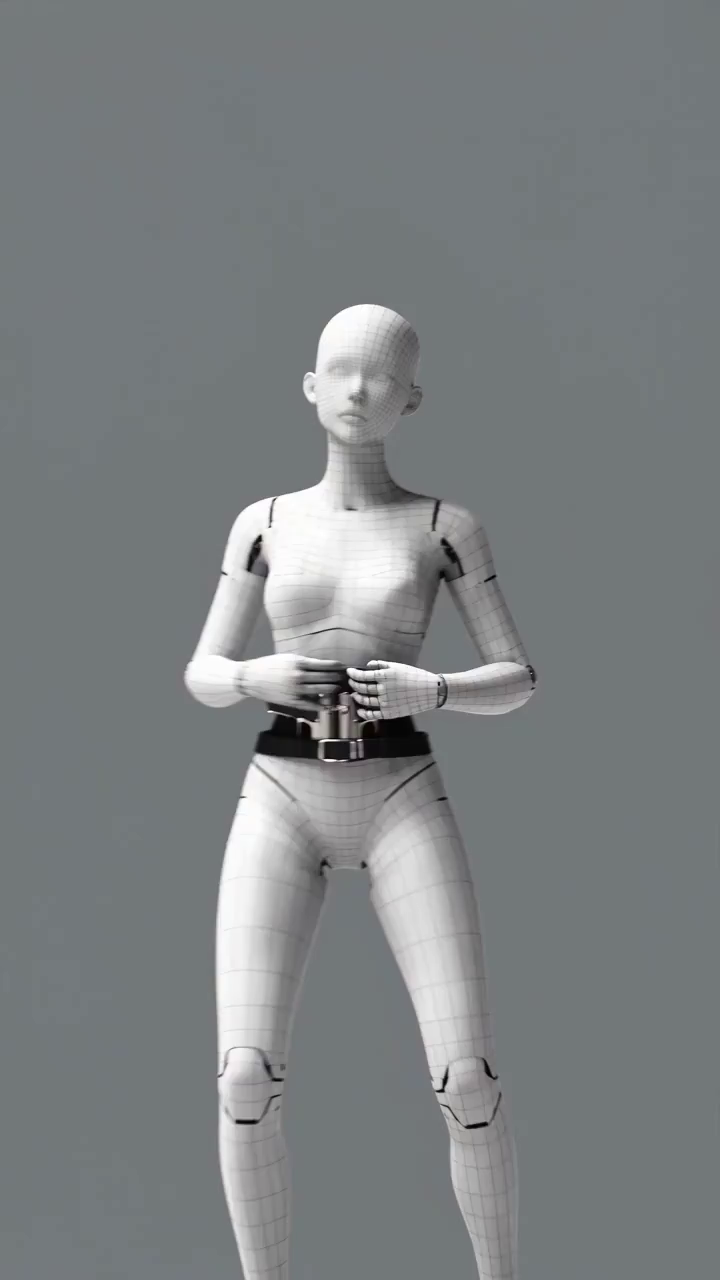
#> input picture frame 0 of workflows/v6/白模1.mp4, 720 x 1280 px, given in place of shot_01_veo_8s.mp4, which was not available
$ python extract_frames.py
#> lines starting #> are read from the running program, lines starting #| are printed output that depends on the picture; pictures that were not available may be replaced by others from this repository, and a replacement may not be noted
import os
import cv2

def extract_samples(video_path, out_dir, prefix):
#> called with out_dir = 'output/2026-10-10/route_a/qa_frames', prefix = 'shot01'
    os.makedirs(out_dir, exist_ok=True)
    cap = cv2.VideoCapture(video_path)
    total_frames = int(cap.get(cv2.CAP_PROP_FRAME_COUNT))
    fps = cap.get(cv2.CAP_PROP_FPS)

    sample_indices = [0, total_frames // 2, total_frames - 1]
    timestamps = ["00s", "04s", "08s"]

    saved = []
    for idx, ts in zip(sample_indices, timestamps):
        cap.set(cv2.CAP_PROP_POS_FRAMES, idx)
        ret, frame = cap.read()
        if ret:
            save_name = f"{prefix}_frame_{ts}.png"
            p = os.path.join(out_dir, save_name)
            cv2.imwrite(p, frame)
            saved.append(p)
#> this loop made 3 passes
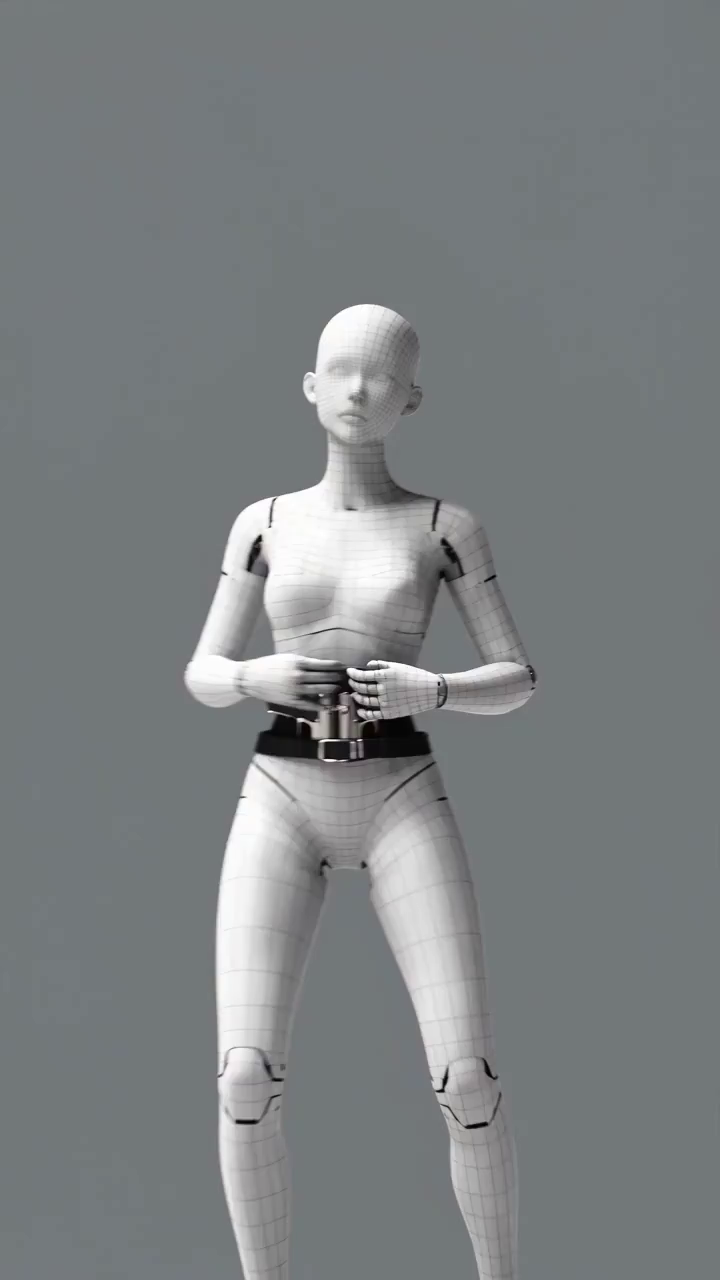
#> input picture frame 0 of workflows/v6/白模1.mp4, 720 x 1280 px, given in place of shot_01_veo_8s.mp4, which was not available
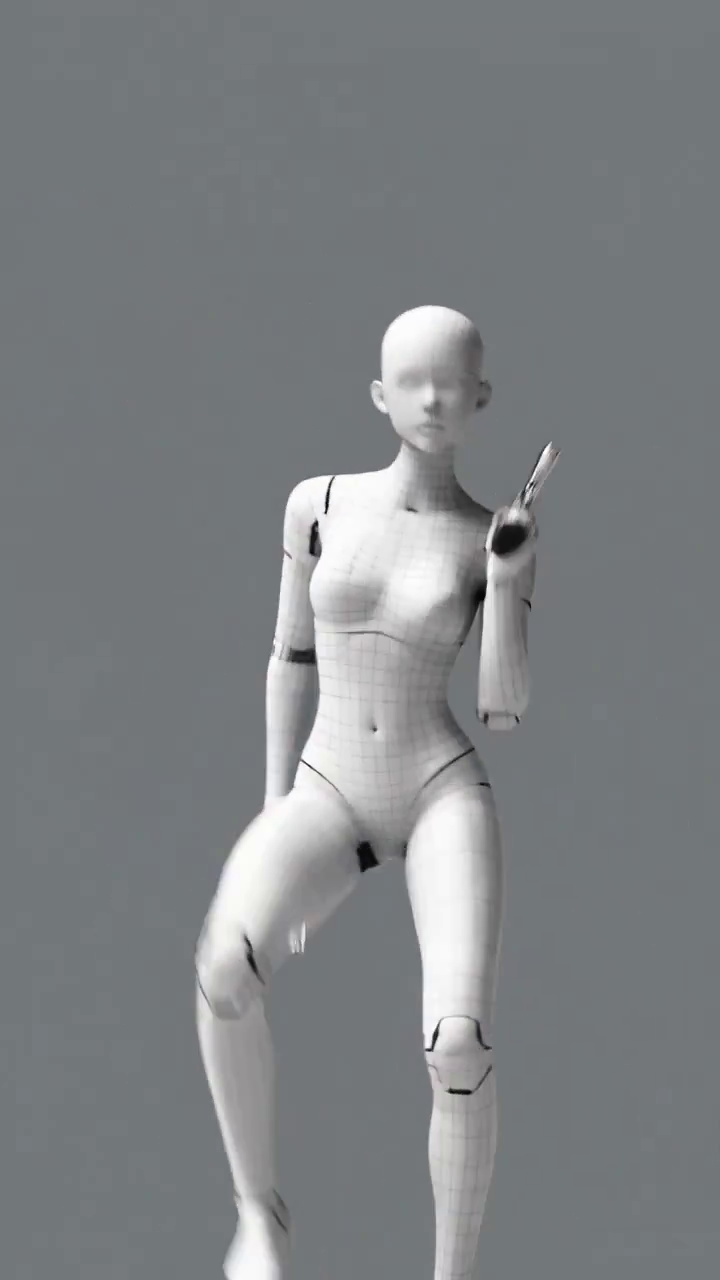
#> input picture frame 209 of workflows/v6/白模1.mp4, 720 x 1280 px, given in place of shot_01_veo_8s.mp4, which was not available
#> after the loop, saved = 3 items
    cap.release()
    return saved

def main():
    base_dir = "output/2026-10-10/route_a"
    qa_dir = os.path.join(base_dir, "qa_frames")
    v1 = os.path.join(base_dir, "videos", "shot_01_veo_8s.mp4")
    v2 = os.path.join(base_dir, "videos", "shot_02_veo_8s.mp4")

    s1 = extract_samples(v1, qa_dir, "shot01")
#> s1 = 3 items
    s2 = extract_samples(v2, qa_dir, "shot02")
#> the loop in extract_samples (call 2), `for idx, ts in zip(sample_indices, timestamps):` made 3 passes
#> (idx, ts, save_name) on passes 2 to 3: (209, '04s', 'shot02_frame_04s.png'), (418, '08s', 'shot02_frame_08s.png')
#> (ts, save_name) on pass 1: ('00s', 'shot02_frame_00s.png')
#> s2 = 3 items
    print(f"Extracted Shot 01 frames: {s1}")
#| Extracted Shot 01 frames: ['output/2026-10-10/route_a/qa_frames/shot01_frame_00s.png', 'output/2026-10-10/route_a/qa_frames/shot01_frame_04s.png', 'output/2026-10-10/route_a/qa_frames/shot01_frame_08s.png']
    print(f"Extracted Shot 02 frames: {s2}")
#| Extracted Shot 02 frames: ['output/2026-10-10/route_a/qa_frames/shot02_frame_00s.png', 'output/2026-10-10/route_a/qa_frames/shot02_frame_04s.png', 'output/2026-10-10/route_a/qa_frames/shot02_frame_08s.png']

if __name__ == '__main__':
    main()

$ run again, starting later in the video
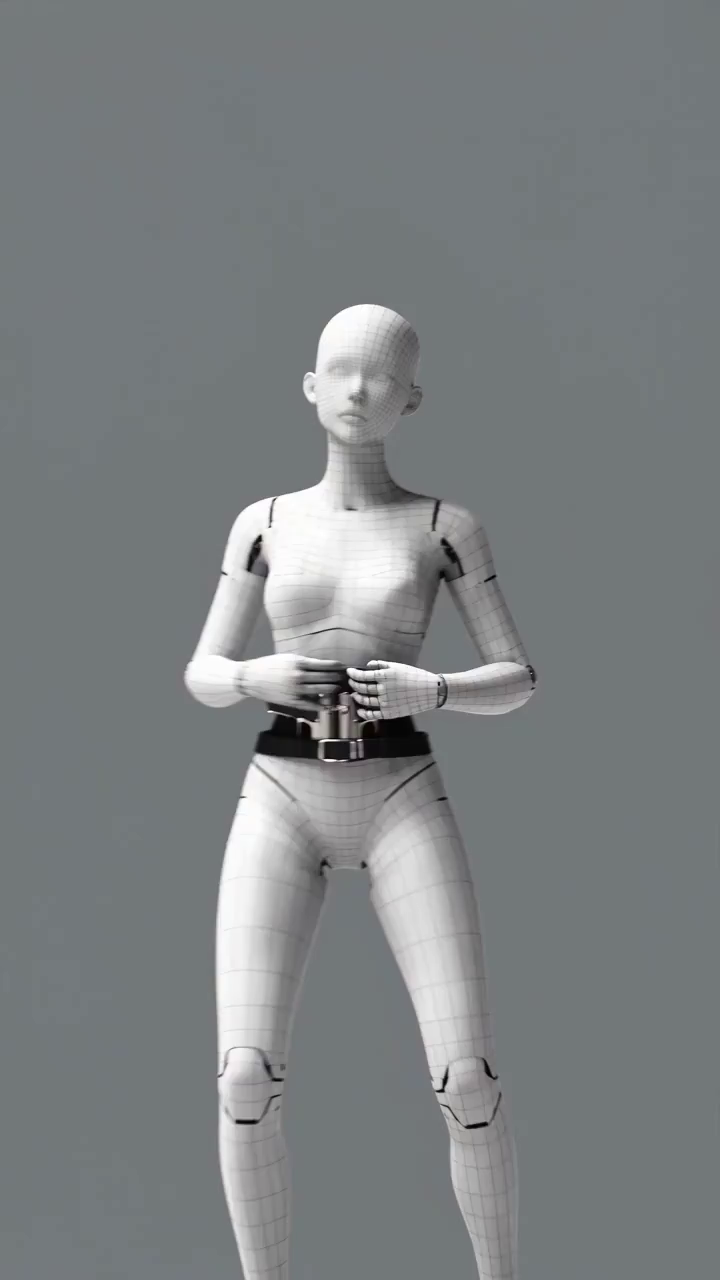
#> input picture frame 0 of workflows/v6/白模1.mp4, 720 x 1280 px, given in place of shot_01_veo_8s.mp4, which was not available
#> the loop in extract_samples, `for idx, ts in zip(sample_indices, timestamps):` made 3 passes
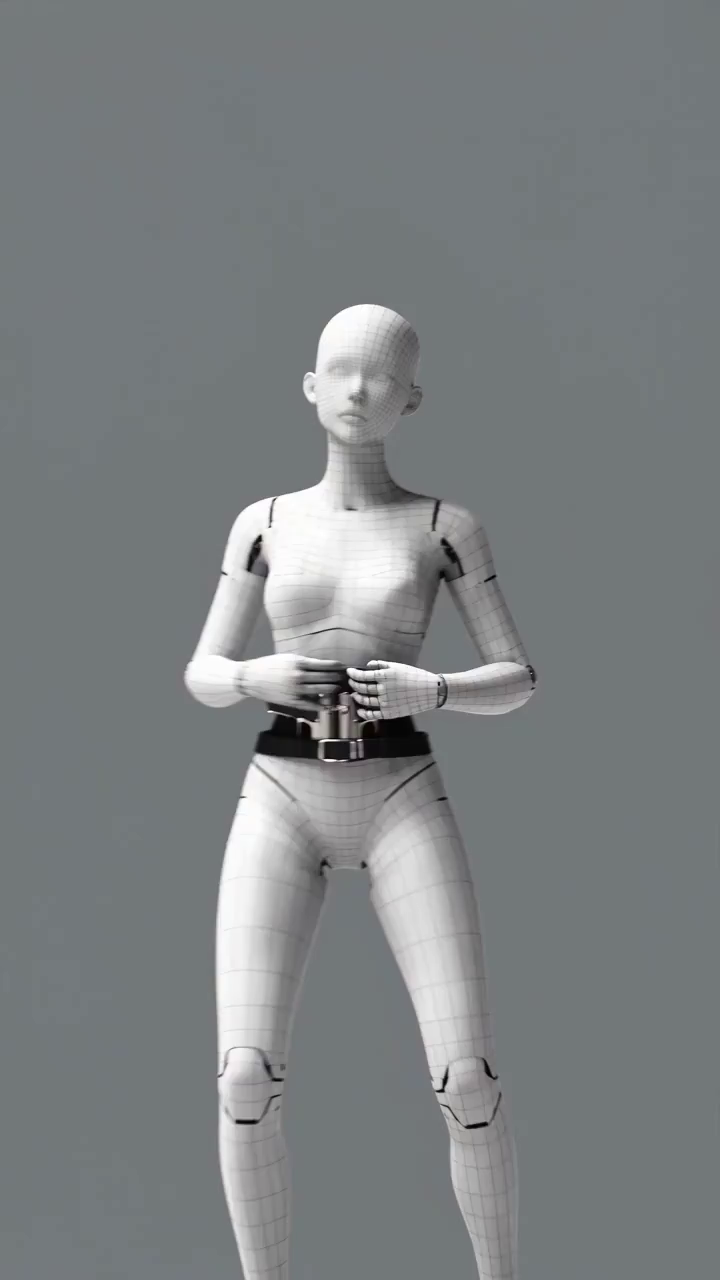
#> input picture frame 0 of workflows/v6/白模1.mp4, 720 x 1280 px, given in place of shot_01_veo_8s.mp4, which was not available
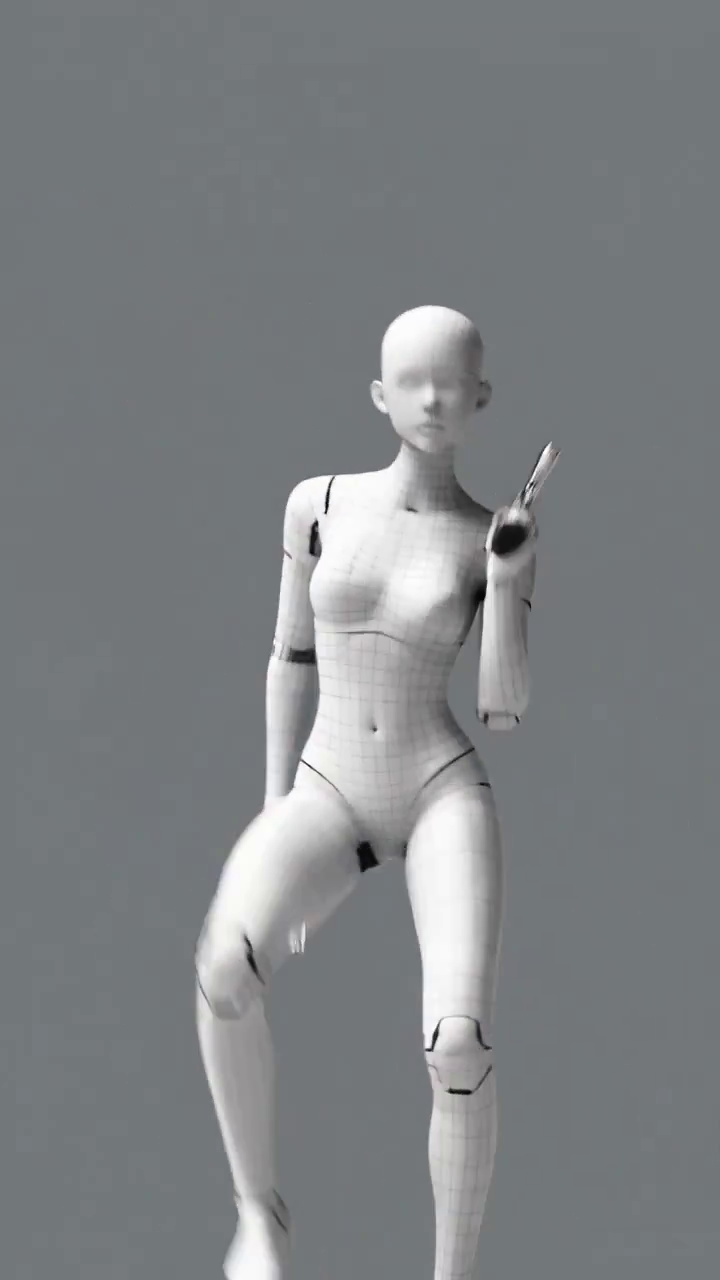
#> input picture frame 209 of workflows/v6/白模1.mp4, 720 x 1280 px, given in place of shot_01_veo_8s.mp4, which was not available
#> after the loop in extract_samples, `for idx, ts in zip(sample_indices, timestamps):`: saved = 3 items
#> the loop in extract_samples (call 2), `for idx, ts in zip(sample_indices, timestamps):` made 3 passes
#> (idx, ts, save_name) on passes 2 to 3: (209, '04s', 'shot02_frame_04s.png'), (418, '08s', 'shot02_frame_08s.png')
#| Extracted Shot 01 frames: ['output/2026-10-10/route_a/qa_frames/shot01_frame_00s.png', 'output/2026-10-10/route_a/qa_frames/shot01_frame_04s.png', 'output/2026-10-10/route_a/qa_frames/shot01_frame_08s.png']
#| Extracted Shot 02 frames: ['output/2026-10-10/route_a/qa_frames/shot02_frame_00s.png', 'output/2026-10-10/route_a/qa_frames/shot02_frame_04s.png', 'output/2026-10-10/route_a/qa_frames/shot02_frame_08s.png']

$ run again, starting later in the video
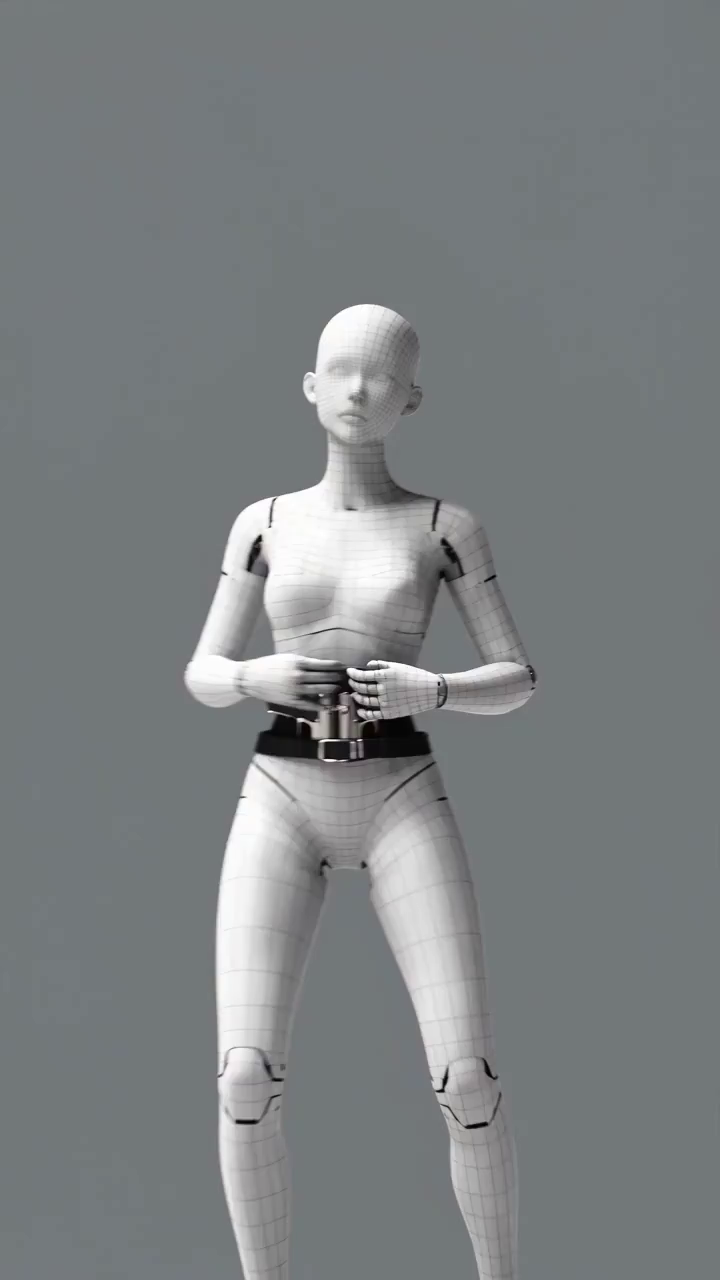
#> input picture frame 0 of workflows/v6/白模1.mp4, 720 x 1280 px, given in place of shot_01_veo_8s.mp4, which was not available
#> the loop in extract_samples, `for idx, ts in zip(sample_indices, timestamps):` made 3 passes
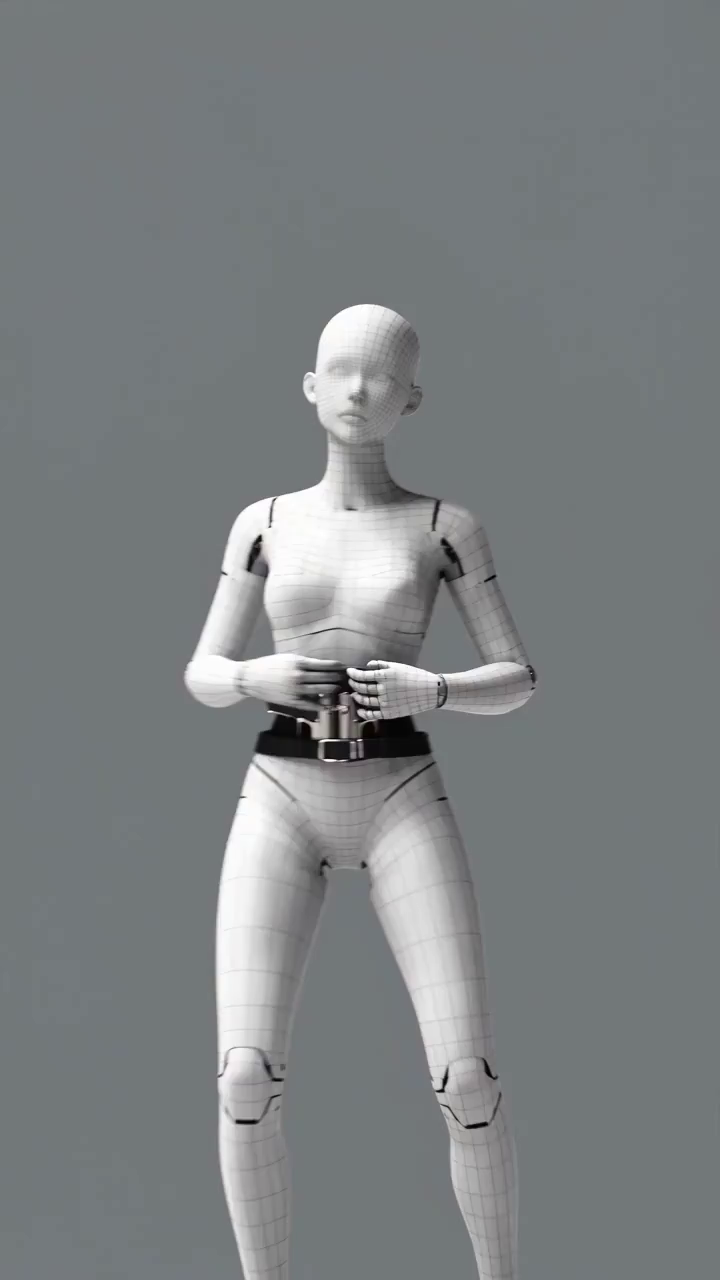
#> input picture frame 0 of workflows/v6/白模1.mp4, 720 x 1280 px, given in place of shot_01_veo_8s.mp4, which was not available
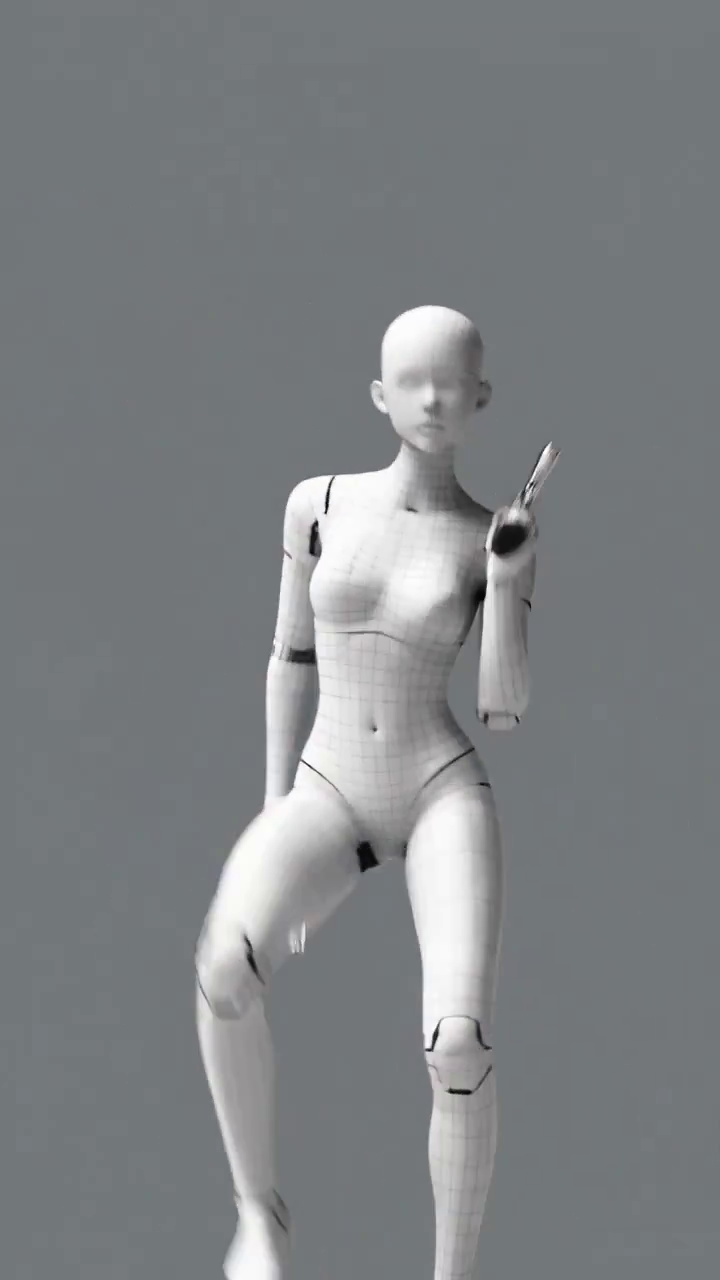
#> input picture frame 209 of workflows/v6/白模1.mp4, 720 x 1280 px, given in place of shot_01_veo_8s.mp4, which was not available
#> after the loop in extract_samples, `for idx, ts in zip(sample_indices, timestamps):`: saved = 3 items
#> the loop in extract_samples (call 2), `for idx, ts in zip(sample_indices, timestamps):` made 3 passes
#> (idx, ts, save_name) on passes 2 to 3: (209, '04s', 'shot02_frame_04s.png'), (418, '08s', 'shot02_frame_08s.png')
#| Extracted Shot 01 frames: ['output/2026-10-10/route_a/qa_frames/shot01_frame_00s.png', 'output/2026-10-10/route_a/qa_frames/shot01_frame_04s.png', 'output/2026-10-10/route_a/qa_frames/shot01_frame_08s.png']
#| Extracted Shot 02 frames: ['output/2026-10-10/route_a/qa_frames/shot02_frame_00s.png', 'output/2026-10-10/route_a/qa_frames/shot02_frame_04s.png', 'output/2026-10-10/route_a/qa_frames/shot02_frame_08s.png']
